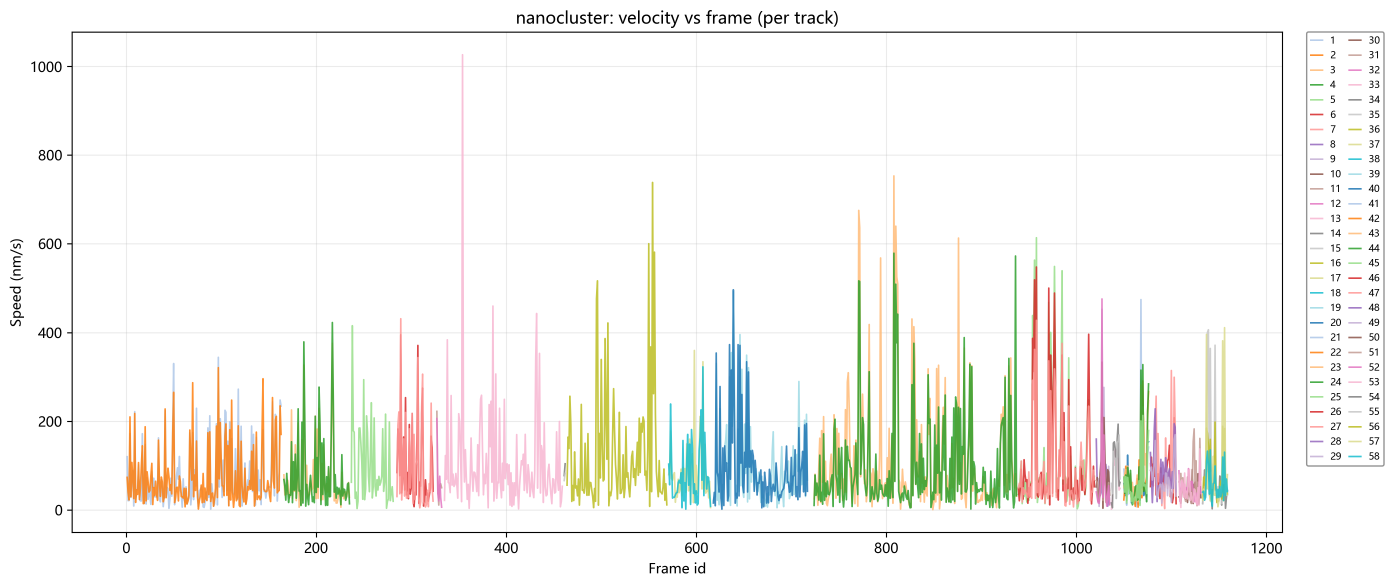
#> input picture nanocluster_velocity_trajectories.png, 4181 x 1759 px, found by its file name (shown at 1/3 size); its folder holds 6 pictures in this run
$ python replot_0513_large_labels.py
#> lines starting #> are read from the running program, lines starting #| are printed output that depends on the picture; after the words box and inside, x2 and y2 are one past the last pixel; in counts of white or black regions, pixels touching at a corner belong together
import argparse
import csv
from dataclasses import dataclass
from pathlib import Path

import matplotlib

matplotlib.use("Agg")

import matplotlib.pyplot as plt
import numpy as np
import pandas as pd
from matplotlib import font_manager as fm
from matplotlib.collections import LineCollection
from matplotlib.colors import Normalize
from matplotlib.patches import Rectangle
from mpl_toolkits.axes_grid1 import make_axes_locatable
from PIL import Image


CATEGORIES = ("gas", "nanocluster", "nanodroplet")
CATEGORY_LABELS = {
    "gas": "气体",
    "nanocluster": "纳米团簇",
    "nanodroplet": "纳米液滴",
}

LABEL_SIZE = 26
TICK_SIZE = 20
TITLE_SIZE = 24
ANNOTATION_SIZE = 14
CBAR_LABEL_SIZE = 24
CBAR_TICK_SIZE = 18
LEGEND_FONT_SMALL = 16
LEGEND_FONT_MEDIUM = 14
LEGEND_FONT_LARGE_COUNT = 12
EVOLUTION_LINE_WIDTH = 3.0
EVOLUTION_STEP = 50
SPATIAL_PADDING_FRACTION = 0.12
SPATIAL_MIN_PADDING_NM = 10.0
SPINE_HORIZONTAL_INSET_PX = 3


@dataclass
class ContourRecord:
    instance_id: int
    frame_id: int
    frame_name: str
    points: np.ndarray


def configure_matplotlib():
    yahei_path = Path(r"C:\Windows\Fonts\msyh.ttc")
    chinese_font = "Microsoft YaHei"
    if yahei_path.exists():
        fm.fontManager.addfont(str(yahei_path))
        chinese_font = fm.FontProperties(fname=str(yahei_path)).get_name()

    sans_serif = [
        name
        for name in (
            chinese_font,
            "Microsoft YaHei",
            "Arial",
        )
        if name
    ]

    plt.rcParams.update(
        {
            "font.family": "sans-serif",
            "font.sans-serif": sans_serif,
            "font.size": TICK_SIZE,
            "axes.labelsize": LABEL_SIZE,
            "axes.titlesize": TITLE_SIZE,
            "axes.unicode_minus": False,
            "xtick.labelsize": TICK_SIZE,
            "ytick.labelsize": TICK_SIZE,
            "legend.fontsize": LEGEND_FONT_MEDIUM,
            "figure.dpi": 100,
            "savefig.dpi": 300,
            "axes.linewidth": 1.6,
            "xtick.major.width": 1.4,
            "ytick.major.width": 1.4,
            "xtick.major.size": 6,
            "ytick.major.size": 6,
        }
    )


def short_title(category, plot_name):
    return f"{CATEGORY_LABELS.get(category, category)}{plot_name}"


# [8 lines left out: function display_id_mapping, not called in this run]


def finish_axes(ax, xlabel, ylabel, title=None):
    ax.set_xlabel(xlabel, fontsize=LABEL_SIZE, labelpad=12)
    ax.set_ylabel(ylabel, fontsize=LABEL_SIZE, labelpad=12)
    if title is not None:
        ax.set_title(title, fontsize=TITLE_SIZE, pad=16, loc="center")
    ax.tick_params(axis="both", labelsize=TICK_SIZE, width=1.4, length=6)
    ax.grid(True, alpha=0.25)


def save_figure(fig, out_path, extra_artists=None):
    out_path.parent.mkdir(parents=True, exist_ok=True)
    kwargs = {"dpi": 300, "bbox_inches": "tight"}
    if extra_artists:
        kwargs["bbox_extra_artists"] = tuple(extra_artists)
    fig.savefig(out_path, **kwargs)
    plt.close(fig)


# [61 lines left out: function add_track_legend, not called in this run]


def plot_track_csv(csv_path, out_path, category, y_column, ylabel, title_kind):
    df = pd.read_csv(csv_path)
    if df.empty:
        return False

    df = df.sort_values(["instance_id", "frame_id"])
    series_frames = {
        int(instance_id): group["frame_id"].to_numpy(dtype=np.int32)
        for instance_id, group in df.groupby("instance_id", sort=True)
    }
    display_ids = display_id_mapping(series_frames)

    fig, ax = plt.subplots(figsize=(14, 7))
    cmap = plt.cm.tab20
    handles = []
    labels = []

    for instance_id, group in df.groupby("instance_id", sort=True):
        group = group.sort_values("frame_id")
        frames = group["frame_id"].to_numpy(dtype=np.int32)
        values = group[y_column].to_numpy(dtype=np.float64)
        if frames.size == 0:
            continue

        display_id = display_ids.get(int(instance_id), int(instance_id))
        color = cmap(int(display_id) % 20)
        (line,) = ax.plot(frames, values, color=color, linewidth=1.8, alpha=0.9)
        handles.append(line)
        labels.append(str(display_id))

        ax.annotate(
            str(display_id),
            xy=(float(frames[0]), float(values[0])),
            xytext=(5, 5),
            textcoords="offset points",
            fontsize=ANNOTATION_SIZE,
            color=color,
            bbox={
                "boxstyle": "round,pad=0.2",
                "facecolor": "white",
                "edgecolor": "none",
                "alpha": 0.7,
            },
        )

    title = short_title(category, title_kind)
    finish_axes(ax, "Frame id", ylabel, title)
    legend = add_track_legend(fig, ax, handles, labels)
    fig.tight_layout()
    save_figure(fig, out_path, extra_artists=[legend] if legend is not None else None)
    return True


def plot_area_delta(csv_path, out_path, category):
    df = pd.read_csv(csv_path)
    if df.empty:
        return False

    y_col = "delta_area_nm2_per_frame"
    if y_col not in df.columns:
        y_col = [col for col in df.columns if col.startswith("delta_area")][0]

    fig, ax = plt.subplots(figsize=(14, 6))
    ax.plot(df["frame_id"], df[y_col], color="#1f77b4", linewidth=2.2)
    ax.axhline(0.0, color="black", linewidth=1.4, alpha=0.65)
    finish_axes(
        ax,
        "Frame id",
        "Delta Area (nm^2/frame)",
        short_title(category, "总面积变化"),
    )
    fig.tight_layout()
    save_figure(fig, out_path)
    return True


def read_contours(csv_path):
    records = []
    with csv_path.open("r", newline="", encoding="utf-8") as handle:
        reader = csv.reader(handle)
        next(reader, None)
        for row in reader:
            if len(row) < 4:
                continue
            points = []
            for item in row[3:]:
                item = item.strip()
                if not item:
                    continue
                if item.startswith("(") and item.endswith(")"):
                    item = item[1:-1]
                try:
                    x_text, y_text = item.split(",", 1)
                    points.append((float(x_text), float(y_text)))
                except ValueError:
                    continue
            if len(points) == 0:
                continue
            records.append(
                ContourRecord(
                    instance_id=int(row[0]),
                    frame_id=int(row[1]),
                    frame_name=row[2],
                    points=np.array(points, dtype=np.float64),
                )
            )
    return records


# [47 lines left out: functions first_rawframe_size, max_nm_per_pixel, spatial_limits, not called in this run]


def shared_contour_limits(input_root, categories):
    xs = []
    ys = []
    for category in categories:
        contour_path = input_root / category / f"{category}_contours_by_frame.csv"
        if not contour_path.exists():
            continue
        for record in read_contours(contour_path):
            xs.extend(record.points[:, 0])
            ys.extend(record.points[:, 1])

    if not xs or not ys:
        return None

    x_min = float(np.min(xs))
    x_max = float(np.max(xs))
    y_min = float(np.min(ys))
    y_max = float(np.max(ys))
    data_span = max(x_max - x_min, y_max - y_min)
    pad = max(data_span * SPATIAL_PADDING_FRACTION, SPATIAL_MIN_PADDING_NM)
    return (x_min - pad, x_max + pad), (y_max + pad, y_min - pad)


# [32 lines left out: functions setup_spatial_axes, add_spatial_border, not called in this run]


def frame_bbox_from_spines(image_path):
    image = Image.open(image_path).convert("RGB")
    arr = np.asarray(image)
    black = (arr[:, :, 0] < 40) & (arr[:, :, 1] < 40) & (arr[:, :, 2] < 40)
    row_counts = black.sum(axis=1)
    rows = np.where(row_counts > arr.shape[1] * 0.25)[0]
    if rows.size == 0:
        raise ValueError(f"Could not detect horizontal axes spines: {image_path}")

    groups = []
    for row in rows:
        if not groups or row > groups[-1][-1] + 1:
            groups.append([int(row)])
        else:
            groups[-1].append(int(row))

    y_top = int(round(float(np.mean(groups[0]))))
    y_bottom = int(round(float(np.mean(groups[-1]))))
    cols_top = np.where(black[y_top])[0]
    cols_bottom = np.where(black[y_bottom])[0]
    cols = np.intersect1d(cols_top, cols_bottom)
    if cols.size == 0:
        cols = np.union1d(cols_top, cols_bottom)
    if cols.size == 0:
        raise ValueError(f"Could not detect vertical axes spines: {image_path}")

    return int(cols.min()), y_top, int(cols.max()), y_bottom


def plot_area_delta_like_reference(csv_path, out_path, category, reference_path):
    df = pd.read_csv(csv_path)
    if df.empty:
        return False

    y_col = "delta_area_nm2_per_frame"
    if y_col not in df.columns:
        y_col = [col for col in df.columns if col.startswith("delta_area")][0]

    with Image.open(reference_path) as reference_image:
        target_w, target_h = reference_image.size

    ref_x0, ref_y_top, ref_x1, ref_y_bottom = frame_bbox_from_spines(reference_path)
    rect_x0 = ref_x0 + SPINE_HORIZONTAL_INSET_PX
    rect_x1 = ref_x1 - SPINE_HORIZONTAL_INSET_PX

    dpi = 300
    fig = plt.figure(figsize=(target_w / dpi, target_h / dpi), dpi=dpi, facecolor="white")
    ax = fig.add_axes(
        [
            rect_x0 / target_w,
            (target_h - ref_y_bottom) / target_h,
            (rect_x1 - rect_x0) / target_w,
            (ref_y_bottom - ref_y_top) / target_h,
        ]
    )
    ax.plot(df["frame_id"], df[y_col], color="#1f77b4", linewidth=2.2)
    ax.axhline(0.0, color="black", linewidth=1.4, alpha=0.65)
    finish_axes(
        ax,
        "Frame id",
        "Delta Area (nm^2/frame)",
        short_title(category, "\u603b\u9762\u79ef\u53d8\u5316"),
    )
    fig.savefig(out_path, dpi=dpi, facecolor="white")
    plt.close(fig)
    return True


def plot_evolution(category_dir, out_path, category, step=EVOLUTION_STEP, limits=None):
    contour_path = category_dir / f"{category}_contours_by_frame.csv"
    contours = read_contours(contour_path)
    if not contours:
        return False

    max_frame = max(record.frame_id for record in contours)
    norm = Normalize(vmin=0, vmax=max_frame)
    cmap = plt.cm.plasma

    fig, ax = plt.subplots(figsize=(10, 10))
    cax = setup_spatial_axes(fig, ax, category_dir, category, contours=contours, limits=limits)

    for record in contours:
        if record.frame_id % step != 0:
            continue
        points = record.points
        if points.shape[0] < 2:
            continue
        closed = np.vstack([points, points[0]])
        ax.plot(
            closed[:, 0],
            closed[:, 1],
            color=cmap(norm(record.frame_id)),
            linewidth=EVOLUTION_LINE_WIDTH,
            alpha=0.9,
        )

    scalar = plt.cm.ScalarMappable(cmap=cmap, norm=norm)
    scalar.set_array([])
    cbar = fig.colorbar(scalar, cax=cax)
    cbar.set_label("Frame id", fontsize=CBAR_LABEL_SIZE, labelpad=14)
    cbar.ax.tick_params(labelsize=CBAR_TICK_SIZE, width=1.3, length=5)
    ax.set_title(short_title(category, "轮廓演化"), fontsize=TITLE_SIZE, pad=16)
    add_spatial_border(ax)
    fig.tight_layout()
    save_figure(fig, out_path)
    return True


def plot_centroid_trajectories(category_dir, out_path, category):
    centroid_path = category_dir / f"{category}_centroids.csv"
    df = pd.read_csv(centroid_path)
    if df.empty:
        return False

    max_frame = int(df["frame_id"].max())
    norm = Normalize(vmin=0, vmax=max_frame)
    cmap = plt.cm.plasma

    fig, ax = plt.subplots(figsize=(10, 10))
    cax = setup_spatial_axes(fig, ax, category_dir, category, centroids=df)

    for _instance_id, group in df.groupby("instance_id", sort=True):
        group = group.sort_values("frame_id")
        frames = group["frame_id"].to_numpy(dtype=np.float64)
        points = group[["cx_nm", "cy_nm"]].to_numpy(dtype=np.float64)
        if points.shape[0] == 0:
            continue
        if points.shape[0] > 1:
            segments = np.stack([points[:-1], points[1:]], axis=1)
            collection = LineCollection(
                segments,
                colors=[cmap(norm(frame)) for frame in frames[:-1]],
                linewidths=1.8,
                alpha=0.95,
            )
            ax.add_collection(collection)
        ax.scatter(points[:, 0], points[:, 1], c=frames, cmap=cmap, norm=norm, s=8)

    scalar = plt.cm.ScalarMappable(cmap=cmap, norm=norm)
    scalar.set_array([])
    cbar = fig.colorbar(scalar, cax=cax)
    cbar.set_label("Frame id", fontsize=CBAR_LABEL_SIZE, labelpad=14)
    cbar.ax.tick_params(labelsize=CBAR_TICK_SIZE, width=1.3, length=5)
    ax.set_title(short_title(category, "质心轨迹"), fontsize=TITLE_SIZE, pad=16)
    add_spatial_border(ax)
    fig.tight_layout()
    save_figure(fig, out_path)
    return True


def replot_category(input_root, output_root, category, shared_evolution_limits=None):
    category_dir = input_root / category
    output_dir = output_root / category
    made = []

    jobs = [
        (
            plot_area_delta,
            category_dir / f"{category}_area_delta_vs_frame.csv",
            output_dir / f"{category}_area_delta_vs_frame.png",
            category,
        ),
        (
            plot_track_csv,
            category_dir / f"{category}_instance_area_vs_frame.csv",
            output_dir / f"{category}_area_trajectories.png",
            category,
            "area_nm2",
            "Area (nm^2)",
            "面积变化",
        ),
        (
            plot_track_csv,
            category_dir / f"{category}_instance_speed_vs_frame.csv",
            output_dir / f"{category}_velocity_trajectories.png",
            category,
            "speed_nm_per_s",
            "Speed (nm/s)",
            "速度变化",
        ),
        (
            plot_evolution,
            category_dir,
            output_dir / f"{category}_evolution.png",
            category,
            EVOLUTION_STEP,
            shared_evolution_limits,
        ),
        (
            plot_centroid_trajectories,
            category_dir,
            output_dir / f"{category}_centroid_trajectories.png",
            category,
        ),
    ]

    for job in jobs:
        func = job[0]
        args = job[1:]
        try:
            ok = func(*args)
        except Exception as exc:
            print(f"[fail] {category}: {func.__name__}: {exc}")
            ok = False
        if ok:
            made.append(args[1])

    return made


def main():
    parser = argparse.ArgumentParser(
        description="Replot result/0513 figures with larger axis labels."
    )
    parser.add_argument("--input-root", default=r"result\0513")
    parser.add_argument("--output-root", default=r"result\0513_large_labels")
    parser.add_argument("--categories", nargs="*", default=list(CATEGORIES))
    args = parser.parse_args()

    input_root = Path(args.input_root)
    output_root = Path(args.output_root)

    configure_matplotlib()
    output_root.mkdir(parents=True, exist_ok=True)
    shared_evolution_limits = shared_contour_limits(input_root, args.categories)

    total = 0
    for category in args.categories:
        made = replot_category(input_root, output_root, category, shared_evolution_limits=shared_evolution_limits)
        total += len(made)
        for path in made:
            print(f"[ok] {path}")
#> this loop made 3 passes; (reads nanocluster/nanocluster_area_delta_vs_frame.csv from the repository)
#> pass 2, in save_figure, `fig.savefig(out_path, **kwargs)`:
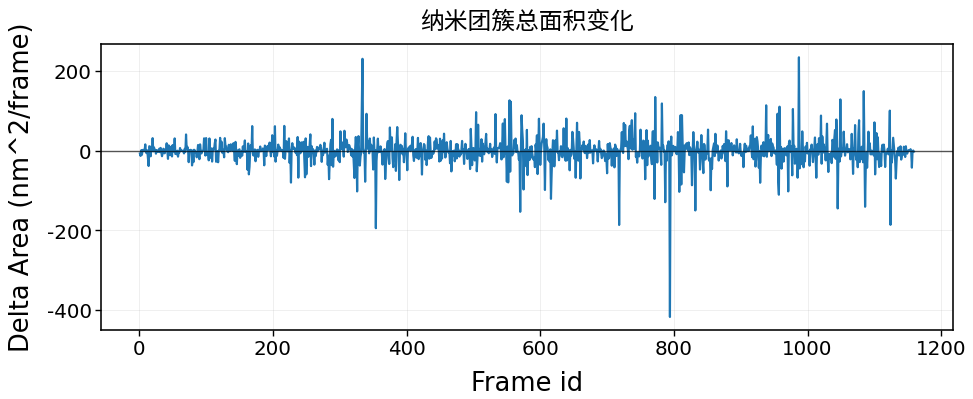
#> figure drawn by matplotlib, 1 panel; curve peaks at x = 987, y = 235.2

    if "nanocluster" in args.categories:
        fixed = plot_area_delta_like_reference(
            input_root / "nanocluster" / "nanocluster_area_delta_vs_frame.csv",
            output_root / "nanocluster" / "nanocluster_area_delta_vs_frame.png",
            "nanocluster",
            output_root / "nanocluster" / "nanocluster_velocity_trajectories.png",
        )
#> in plot_area_delta_like_reference, reference_image is the input picture: PIL image 4181x1759 RGBA; mean R, G, B, A 245.2, 244.9, 241.1, 255
#> in frame_bbox_from_spines, `black = (arr[:, :, 0] < 40) & (arr[:, :, 1] < 40) & (arr[:, :, 2] < 40)`:
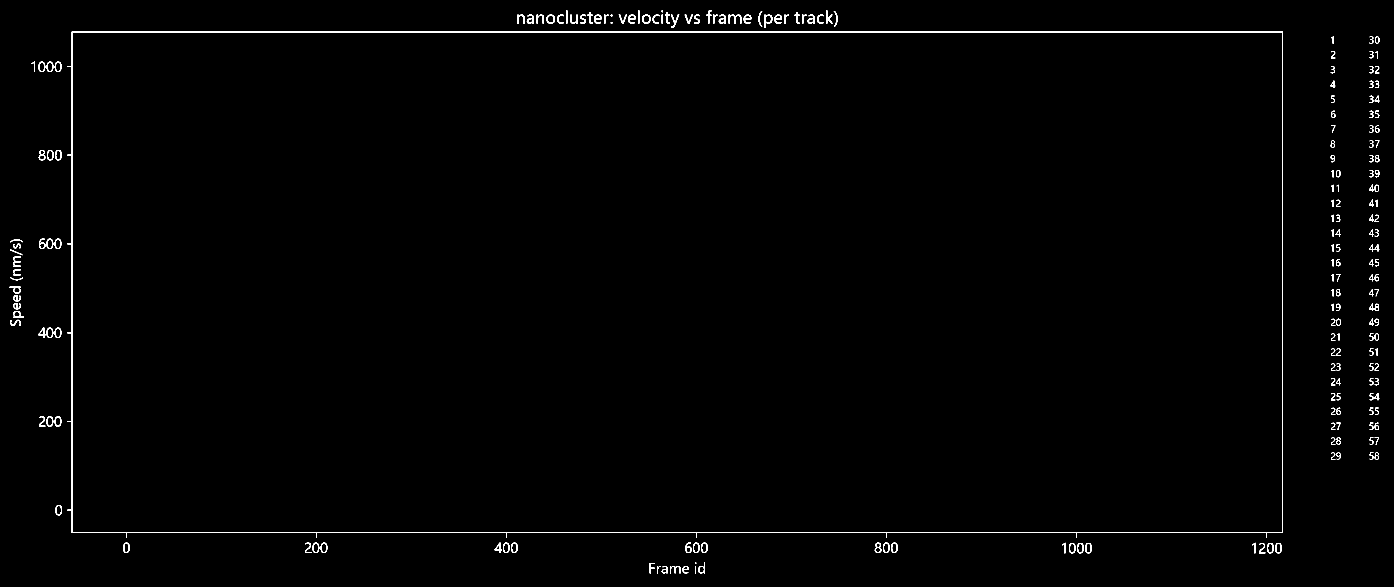
#> black: shape (1759, 4181) bool (shown at 1/3 size); 0.82% white; 204 white regions (1 under 20 px), largest, box (x1, y1, x2, y2) and area: (202, 95, 3849, 1612) 31299, (2186, 44, 2224, 71) 397, (2293, 44, 2317, 84) 349
#> in frame_bbox_from_spines, `row_counts = black.sum(axis=1)`: row_counts = 1759 values, max 3634 at index 95, min 0 at index 0, mean 34.4
#> in frame_bbox_from_spines, `rows = np.where(row_counts > arr.shape[1] * 0.25)[0]`: rows = [95, 96, 97, 1596, 1597, 1598]
#> the loop in frame_bbox_from_spines, `for row in rows:` made 6 passes
#> row on passes 1 to 6: 95, 96, 97, 1596, 1597, 1598
#> after the loop in frame_bbox_from_spines, `for row in rows:`: groups = [[95, 96, 97], [1596, 1597, 1598]]
#> in frame_bbox_from_spines, `y_top = int(round(float(np.mean(groups[0]))))`: y_top = 96
#> in frame_bbox_from_spines, `y_bottom = int(round(float(np.mean(groups[-1]))))`: y_bottom = 1597
#> in frame_bbox_from_spines, `cols_top = np.where(black[y_top])[0]`: cols_top = 3634 values from 215 to 3848
#> in plot_area_delta_like_reference, `ref_x0, ref_y_top, ref_x1, ref_y_bottom = frame_bbox_from_spines(refer..`: ref_x0 = 215; ref_y_top = 96; ref_x1 = 3848; ref_y_bottom = 1597
#> in plot_area_delta_like_reference, `rect_x0 = ref_x0 + SPINE_HORIZONTAL_INSET_PX`: rect_x0 = 218
#> in plot_area_delta_like_reference, `rect_x1 = ref_x1 - SPINE_HORIZONTAL_INSET_PX`: rect_x1 = 3845
#> in plot_area_delta_like_reference, `fig.savefig(out_path, dpi=dpi, facecolor="white")`:
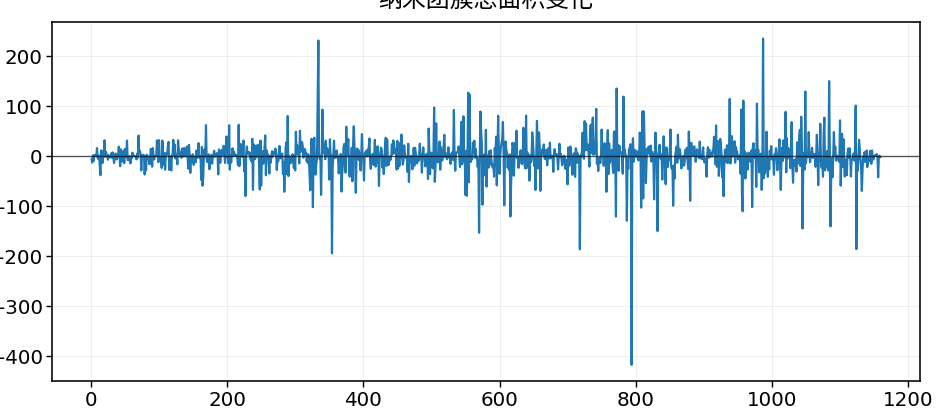
#> figure drawn by matplotlib, 1 panel; curve peaks at x = 987, y = 235.2
        if fixed:
            print("[ok] matched nanocluster_area_delta_vs_frame.png to nanocluster_velocity_trajectories.png")

    print(f"Done. Generated {total} figures under {output_root.resolve()}")


if __name__ == "__main__":
    main()
